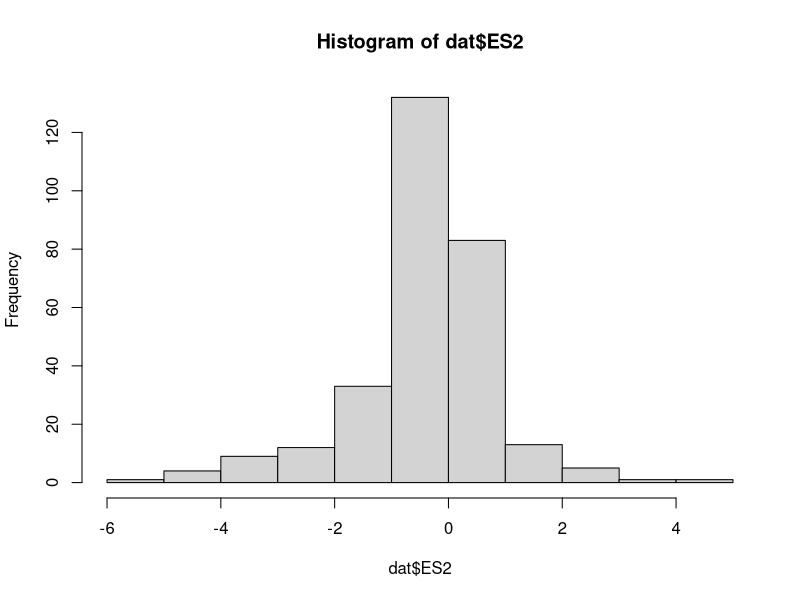
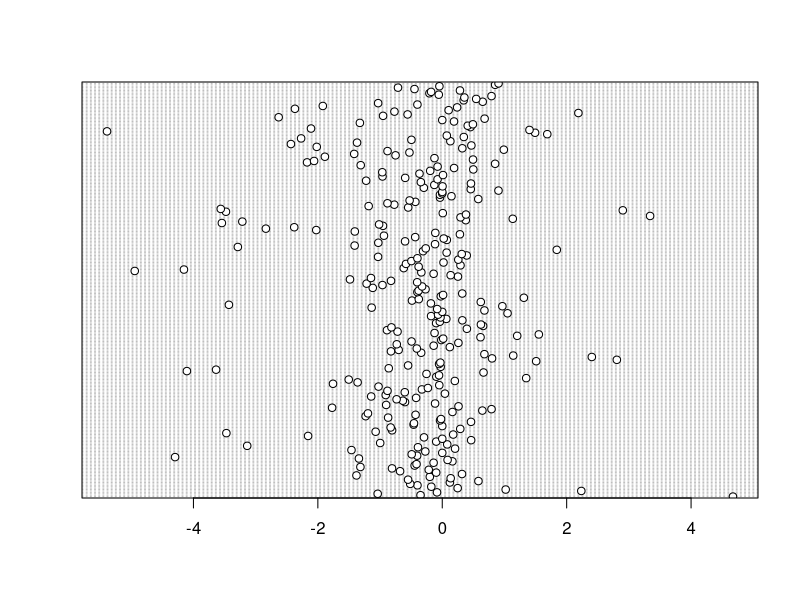
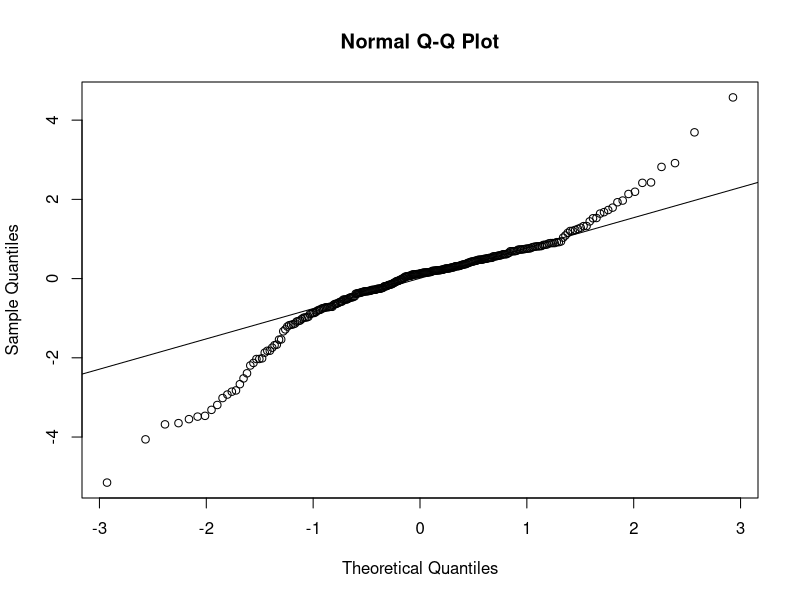

Here is the R script that generated these plots, in order: (Note: this script raises an error after producing the figures.)
## Meta-analysis


# This script performs the meta-analysis

## Functions--------------------------------------------
library(rio)
library(metafor)
library(dplyr)
library(ggplot2)
library(tidyr)
library(reshape2)


countstudies <- 
  function(dat, ...){
    return(dat %>% 
             group_by(.dots = lazyeval::lazy_dots(...)) %>% 
             summarize(no.stu = countlevels(ID), no.obs = n()))
  }

'%notin%' <- function(x,y)!('%in%'(x,y))

countlevels <- function(x){
  return(length(levels(as.factor(x))))
}

## Data --------------------------------------------
dat <- read.csv("Output/EffectSizes.csv")
dat$ObsID <- factor(1 : nrow(dat))

### remove NAs
dat <- dat[!is.na(dat$ES2),]
dat <- dat[!is.na(dat$VarES2),]

# aggregate community metrics into broader categories
dat$BiodivMetricBroad <- factor(ifelse(dat$BiodivMetric %in% c("Diversity indices", "Evenness indices", "Richness"), "Diversity", "Abundance & Biomass"))


# create BodyTrait for organisms with soft body vs exoskeleton
dat <- dat %>% mutate(BodyTrait = factor(
  ifelse(TaxaGroupGSBA %in% c("Earthworms", "Enchytraeids", "Nematodes","Oligochaetes"), "Soft body", 
         ifelse(TaxaGroupGSBA %in% c("Macrofauna", "Soil fauna"), NA,
                "Exoskeleton"))))

# Data distribution
hist(dat$ES2)
dotchart(dat$ES2)


## Hypotheses 1 - General model ----------------------------
# First model investigates response of abundance-biomass and diversity-richness to different pesticides.

res1 <- rma.mv(yi = ES2, V = VarES2, mods =~ PesticideType*BiodivMetricBroad, 
               random =~ 1|ID/ObsID, 
               dat = dat)

res1

# model is not significant: QM(df = 9) = 15.2782, p-val = 0.0836
anova(res1)

# test interaction with LRT
res1_interaction <- rma.mv(yi = ES2, V = VarES2, mods =~ PesticideType*BiodivMetricBroad, random =~ 1|ID/ObsID, dat = dat, method = "ML")

res1_noint <- rma.mv(yi = ES2, V = VarES2, mods =~ PesticideType+BiodivMetricBroad,random =~ 1|ID/ObsID, dat = dat, method = "ML")

anova(res1_interaction, res1_noint)  # LRT 3.4300; p = 0.4886= no significant interaction

# interaction not significant, refine model
res1f <- rma.mv(yi = ES2, V = VarES2, mods =~ PesticideType+BiodivMetricBroad, 
                random =~ 1|ID/ObsID,
                dat = dat)

# test main effect of pesticide type: QM(df = 4) = 8.3450, p-val = 0.0797
anova(res1f, btt=c(2:5))

# test main effect of biodiversity metric: QM(df = 1) = 3.9402, p-val = 0.0471
anova(res1f, btt=c(6))


# get estimates
res1ff <- rma.mv(yi = ES2, V = VarES2, mods =~ PesticideType+BiodivMetricBroad-1, 
                random =~ 1|ID/ObsID,
                dat = dat)
res1ff

# get marginal mean across, correcting for actual proportions of studies in different categories of moderators
# ref http://www.metafor-project.org/doku.php/tips:computing_adjusted_effects
# ref https://stat.ethz.ch/pipermail/r-sig-meta-analysis/2019-January/001396.html
colMeans(model.matrix(res1f))[-1]
predict(res1f, newmods = colMeans(model.matrix(res1f))[-1]) # is slightly lower than the overall mean from a null model. 

# get mean effect sizes across combination
coef(res1ff)[1:5]+coef(res1ff)[6]

# multisubstance ab vs div
predict(res1f, newmods = rbind(c(0,0,0,1,0),
                               c(0,0,0,1,1)))

# for fungicide ab vs diversity
predict(res1f, newmods=rbind(c(1,0,0,0,0),
                             c(1,0,0,0,1)), addx=TRUE)   

# for herbicides ab vs diversity
predict(res1f, newmods=rbind(c(0,1,0,0,0),
                             c(0,1,0,0,1)), addx=TRUE)   

# for insecticides ab vs diversity
predict(res1f, newmods=rbind(c(0,0,1,0,0),
                             c(0,0,1,0,1)), addx=TRUE)   

# for broad spectrum ab vs diversity
predict(res1f, newmods=rbind(c(0,0,0,0,0),
                             c(0,0,0,0,1)), addx=TRUE)   


# some deviation from normality detected for high values but a large number of points on the qq line
qqnorm(residuals(res1f))
qqline(residuals(res1f))


# standardized deleted residuals (recommended by Viechtbauer: https://www.wvbauer.com/lib/exe/fetch.php/articles:viechtbauer2021a.pdf)

# with rma.mv better to parallelize
# parallel::detectCores() # check no. available cores on the local machine
# library(parallel)
# sdr.res1f <- rstudent.rma.mv(res1f, cluster = dat$ID, parallel = "snow", ncpus = 2)

# qqplot of standardized deleted residuals show that most data fall close to the reference line
# qqnorm(sdr.res1f$obs$resid)
# qqline(sdr.res1f$obs$resid)

# # cook's distance
# outliers <- cooks.distance(res1f, parallel = "snow", ncpus = 2)
# plot(outliers, type="o", pch=19, xlab="Observed Outcome", ylab="Cook's Distance")
# # one observation has higher cook's distance: observation 204
# outliers[outliers>0.6]
# 
# dat[204,] #maybe because is a positive effect size of herbicides that removing it has strong influence on the model.
# 
# # excluding influential observation 204 yields similar results
# res1f.out <- rma.mv(yi = ES2, V = VarES2, mods =~ PesticideType+BiodivMetricBroad, 
#                     random =~ 1|ID/ObsID,
#                     dat = dat[-204,])


# ## with clusters per study ID
# outlierscluster <- cooks.distance(res1f, cluster = dat$ID, parallel = "snow", ncpus = 2)
# plot(outlierscluster, type="o", pch=19, xlab="Study", ylab="Cook's Distance", xaxt="n")
# axis(side=1, at=seq_along(outlierscluster), labels=as.numeric(names(outlierscluster)))
# # shows that three studies are influential: 
# 
# outlierscluster[outlierscluster>1]
# 
# dat[dat$ID=="1061",] # another herbicide study
# 
# # excluding influential study 1061 yields similar results
# res1f.out <- rma.mv(yi = ES2, V = VarES2, mods =~ PesticideType+BiodivMetricBroad, 
#                     random =~ 1|ID/ObsID,
#                     dat = dat[dat$ID!="1061",])



### Supplement table with model results-----
write.csv(coef(summary(res1f)), "Output/ModelResults/Model1_Overall_coefs.csv")
write.csv(data.frame(sigma  = res1f$s.names, estim =  res1f$sigma2, n.levels = res1f$s.nlevels), "Output/ModelResults/Model1_Overall_sigmas.csv")
write.csv(data.frame(QE = res1f$QE, pvalue= res1f$QEp, row.names = "Test for Residual Heterogeneity:"), "Output/ModelResults/Model1_Overall_QE.csv")



### Publication bias -------------
# funnel plot indicates could be publication bias issue
funnel(res1f, level=c(90, 95, 99), shade=c("white", "gray", "darkgray"), refline=0)


# Egger test for publication bias: intercept differ from 0 at p = 0.1?
# standardized effect sizes (E*) 
dat$std.es.B <- dat$ES2/sqrt(dat$VarES2)

# standard errors (SE)
dat$se.es.B <-  sqrt(dat$VarES2)

# precision (1/SE)
dat$precision.es.B <- 1/dat$se.es.B

# Egger's regressions : E* vs. 1/SE and incoporating the main covariate
eggerreg <- rma.mv(std.es.B, VarES2, 
                   random =  ~ 1 | ID/ObsID,
                   data = dat,
                   mods =~ PesticideType*precision.es.B+BiodivMetricBroad*precision.es.B)

eggerreg  # shows that none of the intercepts differ from 0: no significant asymetry

# Make table for the supplement
suptable <- data.frame(estimate = eggerreg$b, se = eggerreg$se, pval = eggerreg$pval, CI.l = eggerreg$ci.lb, CI.u = eggerreg$ci.ub)

write.csv(suptable, "Tables/SupplTable_EggersRegression.csv")


### 1.2. Post-hoc analyses: pesticide type 4 levels---------
## Recode pesticide type according to H1.2: multiple vs single, vs single broad and single insecticides

dat$PesticideType2 <- factor(
  ifelse(dat$PesticideType =="BroadSpectrum", "BroadSpectrum", 
         ifelse(dat$PesticideType == "MultiSubstance", "MultiSubstance", 
                ifelse(dat$PesticideType == "Insecticide", "Single_Insecticide", 
                       "Single_NotInsecticide"))))
countstudies(dat, PesticideType2, BiodivMetricBroad, PesticideType)


res1.2 <- rma.mv(yi = ES2, V = VarES2, mods =~ PesticideType2*BiodivMetricBroad, 
                 random =~ 1|ID/ObsID, 
                 dat = dat)

res1.2

# model is significant: QM(df = 7) = 14.0229, p-val = 0.0508
anova(res1.2)

# test interaction with LRT
res1.2_interaction <- rma.mv(yi = ES2, V = VarES2, mods =~ PesticideType2*BiodivMetricBroad, random =~ 1|ID/ObsID, dat = dat, method = "ML")

res1.2_noint <- rma.mv(yi = ES2, V = VarES2, mods =~ PesticideType2+BiodivMetricBroad,random =~ 1|ID/ObsID, dat = dat, method = "ML")

anova(res1.2_interaction, res1.2_noint)  # LRT 2.2993  p = 0.5126 no significant interaction

# interaction not significant, refine model
res1.2f <- rma.mv(yi = ES2, V = VarES2, mods =~ PesticideType2+BiodivMetricBroad, 
                  random =~ 1|ID/ObsID,
                  dat = dat)

# test main effect of pesticide type: signif. QM(df = 3) = 8.2013, p-val = 0.0420
anova(res1.2f, btt=c(2:4))

# test main effect of biodiversity metric: QM(df = 1) = 4.0111, p-val = 0.0452
anova(res1.2f, btt=c(5))


# get estimates
res1.2ff <- rma.mv(yi = ES2, V = VarES2, mods =~ PesticideType2+BiodivMetricBroad-1, 
                   random =~ 1|ID/ObsID,
                   dat = dat)
res1.2ff

# get marginal mean across, correcting for actual proportions of studies in different categories of moderators
predict(res1.2f, newmods = colMeans(model.matrix(res1.2f))[-1]) # 

# get mean effect sizes across combination
coef(res1.2ff)[1:4]+coef(res1.2ff)[5]

# multisubstance ab vs div
predict(res1.2f, newmods = rbind(c(1,0,0,0),
                                 c(1,0,0,1)), addx = TRUE)

# for fungicide + herbicides ab vs diversity
predict(res1.2f, newmods=rbind(c(0,0,1,0),
                               c(0,0,1,1)), addx=TRUE)   

# for insecticides ab vs diversity
predict(res1.2f, newmods = rbind(c(0,1,0,0),
                                 c(0,1,0,1)), addx = TRUE)  

# for broad spectrum ab vs diversity
predict(res1.2f, newmods=rbind(c(0,0,0,0),
                               c(0,0,0,1)), addx=TRUE)   


### Supplement table with model results-----
write.csv(coef(summary(res1.2f)), "Output/ModelResults/Model1.2_PestiTypes_coefs.csv")
write.csv(data.frame(sigma  = res1.2f$s.names, estim =  res1.2f$sigma2, n.levels = res1.2f$s.nlevels), "Output/ModelResults/Model1.2_PestiTypes_sigmas.csv")
write.csv(data.frame(QE = res1.2f$QE, pvalue= res1.2f$QEp, row.names = "Test for Residual Heterogeneity:"), "Output/ModelResults/Model1.2_PestiTypes_QE.csv")



## Hypotheses 2 - Effect of Exposure types------------------

### 2.1.RECOMMENDED RATES-----------------------

summary(dat$RecommendedRate)
countstudies(dat, RecommendedRate)

# keep only observations at recommended rate for the analysis
datrr <- dat[which(dat$RecommendedRate == "at recommended rate"),]

countstudies(datrr)  # 31 studies
countstudies(datrr, PesticideType)  # few studies for fungicides
countstudies(datrr, BodySizeCat) # balanced body size categories
countstudies(datrr, PesticideType, BodySizeCat) # for fungicides we have only mesofauna
countstudies(datrr, PesticideType, BiodivMetricBroad) # div and ab represented although very few div obs

# other moderators
countstudies(datrr, TaxaGroupGSBA) # all main groups represented
countstudies(datrr, TemporalExtent) # ok
countstudies(datrr, RepeatedApplication) # ok


# model by pesticide type
res2.1f <- rma.mv(yi = ES2, V = VarES2, mods =~ PesticideType, 
               random =list(~1|ID/ObsID, ~1|BiodivMetricBroad),#~1|ID/ObsID, 
               dat = datrr)

res2.1f

# model is ns QM(df = 4) = 7.4444, p-val = 0.1142
anova(res2.1f)


# some deviation from normality detected for lowest values
qqnorm(resid(res2.1f))
qqline(resid(res2.1f))


# Calculate marginal mean effect size
colMeans(model.matrix(res2.1f))[-1] # proportions of each category, intercept left out by default
predict(res2.1f, newmods = colMeans(model.matrix(res2.1f))[-1]) #marginal mean overall, close to the main analysis



### Supplement table with model results-----
write.csv(coef(summary(res2.1f)), "Output/ModelResults/Model2.1_RecoRate_coefs.csv")
write.csv(data.frame(sigma  = res2.1f$s.names, estim =  res2.1f$sigma2, n.levels = res2.1f$s.nlevels), "Output/ModelResults/Model2.1_RecoRate_sigmas.csv")
write.csv(data.frame(QE = res2.1f$QE, pvalue= res2.1f$QEp, row.names = "Test for Residual Heterogeneity:"), "Output/ModelResults/Model2.1_RecoRate_QE.csv")


### 2.2. TEMPORAL EXTENT ------------------------------

# no long term studies for broad spectrum
countstudies(dat, PesticideType, TemporalExtent)

# subset data for analysis
dattempo <- dat %>% filter(PesticideType != "BroadSpectrum") %>% droplevels()

# count studies
countstudies(droplevels(dattempo)); countstudies(dat)

# make contingency tables of all moderators
countstudies(dattempo, PesticideType, TemporalExtent)
countstudies(dattempo, PesticideType, TemporalExtent, BiodivMetricBroad) %>% as.data.frame() # short term studies insecticides = only abundance
countstudies(dattempo, PesticideType, TemporalExtent, BodySizeCat) %>% as.data.frame() # fungicides x years= only microfauna; + microfauna absent from many factor level combinations; 
countstudies(dattempo, PesticideType,TemporalExtent, RepeatedApplication)%>% as.data.frame() # herbicide long term = only multiple applications.
countstudies(dattempo, TemporalExtent, RepeatedApplication)%>% as.data.frame() # most long term are repeated applic while short term are single applic


## model
res2.2 <- rma.mv(yi = ES2, V = VarES2, mods =~ PesticideType*TemporalExtent, 
               random =list(~1|ID/ObsID, ~1|BiodivMetricBroad),#~1|ID/ObsID, 
               dat = dattempo)
res2.2

# model is ns
anova(res2.2)

# test interaction with LRT
res2.2_interaction <- rma.mv(yi = ES2, V = VarES2, mods =~ PesticideType*TemporalExtent, random = list(~1|ID/ObsID, ~1|BiodivMetricBroad), dat = dattempo, method = "ML")

res2.2_noint <- rma.mv(yi = ES2, V = VarES2, mods =~ PesticideType+TemporalExtent,random = list(~1|ID/ObsID, ~1|BiodivMetricBroad), dat = dattempo, method = "ML")

anova(res2.2_interaction, res2.2_noint)  # LRT (df = 6) 7.8323  p = 0.2506 = no significant interaction

# interaction not significant, refine model
res2.2f <- rma.mv(yi = ES2, V = VarES2, mods =~ PesticideType+TemporalExtent, 
                random = list(~1|ID/ObsID, ~1|BiodivMetricBroad),
                dat = dattempo)

# test main effect of tempo: QM(df = 2) = 1.2622, p-val = 0.5320, ns
anova(res2.2f, btt=c(5:6))

# test main effect of pesticide type QM(df = 3) = 3.7512, p-val = 0.2896, ns
anova(res2.2f, btt=c(2:4))

# derive mean effect sizes: multisub days and years have negative significant mean effects
predict(res2.2f, newmods = rbind(c(0,0,0,0,0),
                               c(0,0,0,1,0),
                               c(0,0,0,0,1), 
                               
                               c(1,0,0,0,0),
                               c(1,0,0,1,0),
                               c(1,0,0,0,1),
                               
                               c(0,1,0,0,0),
                               c(0,1,0,1,0),
                               c(0,1,0,0,1),
                               
                               c(0,0,1,0,0),
                               c(0,0,1,1,0),
                               c(0,0,1,0,1)),
        addx = TRUE)


# model without pesticide types: years have negative effect size overall
res2.2ff <- rma.mv(yi = ES2, V = VarES2, mods =~ TemporalExtent-1, 
                 random = list(~1|ID/ObsID, ~1|BiodivMetricBroad),
                 dat = dattempo)
res2.2ff




### Supplement table with model results-----
write.csv(coef(summary(res2.2f)), "Output/ModelResults/Model2.2_Tempo_coefs.csv")
write.csv(data.frame(sigma  = res2.2f$s.names, estim =  res2.2f$sigma2, n.levels = res2.2f$s.nlevels), "Output/ModelResults/Model2.2_Tempo_sigmas.csv")
write.csv(data.frame(QE = res2.2f$QE, pvalue= res2.2f$QEp, row.names = "Test for Residual Heterogeneity:"), "Output/ModelResults/Model2.2_Tempo_QE.csv")




## Hypotheses 3 - Effect of functional traits---------------

### 3.1. BODY SIZE ----------------

# subset of the data with body size categories
datbody <- dat %>% filter(BodySizeCat %in% c("Macrofauna", "Mesofauna", "Microfauna")) %>% droplevels()

countstudies(datbody); countstudies(dat)

# countstudies: cannot test broad spectrum-macrofauna (n = 1 study); herbicide-microfauna only has (n = 2 studies)
countstudies(datbody, BodySizeCat, PesticideType)
countstudies(datbody, BodySizeCat, BiodivMetricBroad)

# remove broad spectrum data
datbody <- datbody %>% filter(PesticideType != "BroadSpectrum")

# check sample size and independence moderators
countstudies(datbody)  # 47 studies
countstudies(datbody, PesticideType)  # ok
countstudies(datbody, BodySizeCat) # balanced body size categories
countstudies(datbody, BodySizeCat, PesticideType) # ok
countstudies(datbody, BodySizeCat, BiodivMetricBroad) # ok
countstudies(datbody, BodySizeCat, PesticideType, BiodivMetricBroad) %>% as.data.frame() # not all factor level combos are represented, some pesticides types don't have diversity observations


# other moderators
countstudies(datbody, TaxaGroupGSBA) # all main groups represented
countstudies(datbody, TemporalExtent) # ok
countstudies(datbody, RepeatedApplication) # ok

# body size cat correlated to other moderators?
countstudies(datbody, BodySizeCat, TemporalExtent) # ok
countstudies(datbody, BodySizeCat, RepeatedApplication) # ok
countstudies(datbody, BodySizeCat, RecommendedRate) # ok


# model 
res3.1 <- rma.mv(yi = ES2, V = VarES2, mods =~ PesticideType*BodySizeCat, 
               random =list(~1|ID/ObsID, ~1|BiodivMetricBroad),#~1|ID/ObsID, 
               dat = datbody)

res3.1

# model is ns
anova(res3.1)

# test interaction with LRT
res3.1_interaction <- rma.mv(yi = ES2, V = VarES2, mods =~ PesticideType*BodySizeCat, random = list(~1|ID/ObsID, ~1|BiodivMetricBroad), dat = datbody, method = "ML")

res3.1_noint <- rma.mv(yi = ES2, V = VarES2, mods =~ PesticideType+BodySizeCat,random = list(~1|ID/ObsID, ~1|BiodivMetricBroad), dat = datbody, method = "ML")

anova(res3.1_interaction, res3.1_noint)  # LRT 5.4484 p = 0.4877 = no significant interaction

# interaction not significant, refine model
res3.1f <- rma.mv(yi = ES2, V = VarES2, mods =~ PesticideType+BodySizeCat, 
                random = list(~1|ID/ObsID, ~1|BiodivMetricBroad),
                dat = datbody)

# test main effect of pesticide type: QM(df = 3) = 4.6536, p-val = 0.1990
anova(res3.1f, btt=c(2:4))

# test main effect of body size: QM(df = 2) = 2.4121, p-val = 0.2994
anova(res3.1f, btt=c(5:6))

# some deviation from normality detected for high values
qqnorm(resid(res3.1f))
qqline(resid(res3.1f))


### Supplement table with model results-----
write.csv(coef(summary(res3.1f)), "Output/ModelResults/Model3.1_BodySize_coefs.csv")
write.csv(data.frame(sigma  = res3.1f$s.names, estim =  res3.1f$sigma2, n.levels = res3.1f$s.nlevels), "Output/ModelResults/Model3.1_BodySize_sigmas.csv")
write.csv(data.frame(QE = res3.1f$QE, pvalue= res3.1f$QEp, row.names = "Test for Residual Heterogeneity:"), "Output/ModelResults/Model3.1_BodySize_QE.csv")




### 3.2. EXOSKELETON-----------------------------------

# subset of the data with body traits: 5 studies removed
datsoft <- dat %>% filter(!is.na(BodyTrait)) %>% droplevels()

countstudies(datsoft); countstudies(dat)

# countstudies: enough studies to test
countstudies(datsoft, PesticideType, BodyTrait)


# check sample size and independence moderators
countstudies(datsoft)  # 47 studies
countstudies(datsoft, PesticideType)  # ok
countstudies(datsoft, BodyTrait) # balanced body size categories
countstudies(datsoft, PesticideType, BodyTrait) # ok
countstudies(datsoft, PesticideType, BodyTrait, BiodivMetricBroad) %>% as.data.frame() # not all factor level combos are represented, broad spectrum don't have have diversity observations for exoskeleton organisms

# other moderators
countstudies(datsoft, TemporalExtent) # ok
countstudies(datsoft, RepeatedApplication) # ok

# body size cat correlated to other moderators?
countstudies(datsoft, BodyTrait, TemporalExtent) # ok
countstudies(datsoft, BodyTrait, RepeatedApplication) # ok
countstudies(datsoft, BodyTrait, RecommendedRate) # ok


# model
res3.2 <- rma.mv(yi = ES2, V = VarES2, mods =~ PesticideType*BodyTrait, 
               random =list(~1|ID/ObsID, ~1|BiodivMetricBroad),#~1|ID/ObsID, 
               dat = datsoft)

res3.2

# model is ns
anova(res3.2)


# test interaction with LRT
res3.2_interaction <- rma.mv(yi = ES2, V = VarES2, mods =~ PesticideType*BodyTrait, random = list(~1|ID/ObsID, ~1|BiodivMetricBroad), dat = datsoft, method = "ML")

res3.2_noint <- rma.mv(yi = ES2, V = VarES2, mods =~ PesticideType+BodyTrait,random = list(~1|ID/ObsID, ~1|BiodivMetricBroad), dat = datsoft, method = "ML")

anova(res3.2_interaction, res3.2_noint)  # LRT (df = 4) 3.2919 p = 0.5102 = no significant interaction

# interaction not significant, refine model
res3.2f <- rma.mv(yi = ES2, V = VarES2, mods =~ PesticideType+BodyTrait, 
                random = list(~1|ID/ObsID, ~1|BiodivMetricBroad),
                dat = datsoft)

# test main effect of pesticide type: significant p = 0.0447
anova(res3.2f, btt=c(2:5))

# test main effect of body trait: QM(df = 1) = 1.1116, p-val = 0.2917, ns
anova(res3.2f, btt=c(6))

# some deviation from normality detected for high values
qqnorm(resid(res3.2f))
qqline(resid(res3.2f))



### Supplement table with model results-----
write.csv(coef(summary(res3.2f)), "Output/ModelResults/Model3.2_Exoskeleton_coefs.csv")
write.csv(data.frame(sigma  = res3.2f$s.names, estim =  res3.2f$sigma2, n.levels = res3.2f$s.nlevels), "Output/ModelResults/Model3.2_Exoskeleton_sigmas.csv")
write.csv(data.frame(QE = res3.2f$QE, pvalue= res3.2f$QEp, row.names = "Test for Residual Heterogeneity:"), "Output/ModelResults/Model3.2_Exoskeleton_QE.csv")




## Supplementary analyses-----------------------------------------------------

## 1. Specific pesticides------------

### GLYPHO ------------

# filter studies applying glypho, alone or in combination
dgly <- dat %>% filter(grepl("glyphosate", PollutionNameCorrected))

countstudies(dgly)
countstudies(dgly, PesticideType)
countstudies(dgly, PesticideType, BiodivMetricBroad)
countstudies(dgly, PesticideType, TemporalExtent)
countstudies(dgly, PesticideType, RepeatedApplication)
countstudies(dgly, PesticideType, TaxaGroupGSBA)  # mostly earthworms


resgly <- rma.mv(yi = ES2, V = VarES2, mods =~ PesticideType-1, 
                 random =list(~1|ID/ObsID, ~1|BiodivMetricBroad), 
                 dat = dgly)
resgly
# no difference between glypho alone or in combo with other substances (QM(df = 2) = 1.3594, p-val = 0.5068)
# effect size more negative of glypho alone, but ns. (-0.49)


###  NEONICS -------------------------------
summary(dat$Neonicotinoid) # 38 observations

countstudies(dat, PesticideType,Neonicotinoid)

datneo <- dat %>% filter(Neonicotinoid=="yes")

countstudies(datneo) # 9 studies
countstudies(datneo, PesticideType) # 5 with multisub, 6 neonics alone
countstudies(datneo, SeedCoating, PesticideType)
countstudies(datneo, TaxaGroupGSBA)
countstudies(datneo, TemporalExtent) 
countstudies(datneo, RepeatedApplication) 
countstudies(datneo, BiodivMetricBroad) 


# model
resneo <- rma.mv(yi = ES2, V = VarES2, mods =~ PesticideType-1, 
                 random =list(~1|ID/ObsID, ~1|BiodivMetricBroad), 
                 dat = datneo)
resneo



## 2. Temporal effect of single insecticide applications----

# we can test temporal effect of single insecticide application only (n >=2 studies)
countstudies(dat, RepeatedApplication, PesticideType, TemporalExtent)

# subset data for analysis
datinstemp <- dat %>% filter(PesticideType == "Insecticide" & RepeatedApplication == "single") %>% droplevels()

# count studies: n = 14; 103
countstudies(droplevels(datinstemp)); countstudies(dat)

# contingency tables reveal uneven diversity representation
countstudies(datinstemp, TemporalExtent)
countstudies(datinstemp, TemporalExtent, BodySizeCat) %>% as.data.frame() # all body size represented 
countstudies(datinstemp, TemporalExtent, BiodivMetricBroad) %>% as.data.frame() # diversity observations as only present in the mid-term category

# subset data for analysis
datinstemp2 <- dat %>% filter(PesticideType == "Insecticide" & RepeatedApplication == "single" & BiodivMetricBroad == "Abundance & Biomass") %>% droplevels()

# count studies: n = 12; 89
countstudies(droplevels(datinstemp2)); countstudies(dat)

# make contingency tables of all moderators
countstudies(datinstemp2, TemporalExtent)
countstudies(datinstemp2, TemporalExtent, BodySizeCat) %>% as.data.frame() # now no more microfauna in the long term studies
countstudies(datinstemp2, TemporalExtent, TaxaGroupGSBA) %>% as.data.frame() # taxonomic breadth of mid-term studies smaller than for short- and long-term

levels(droplevels(datinstemp2$PollutionNameCorrected))  # type of insecticides 
countstudies(datinstemp2, TemporalExtent, PollutionNameCorrected)  # long term studies only address one insecticide (diflubenzuron): hard to generalize from this

resinstemp2 <- rma.mv(yi = ES2, V = VarES2, mods =~ TemporalExtent, 
                 random = ~1|ID/ObsID,
                 dat = datinstemp2)
resinstemp2

# model is not significant : QM(df = 2) = 3.0112, p-val = 0.2219
anova(resinstemp2)

# mean effect sizes: stronger negative effects on the short term
resinstemp2p <- rma.mv(yi = ES2, V = VarES2, mods =~ TemporalExtent-1, 
                      random = ~1|ID/ObsID,
                      dat = datinstemp2)
resinstemp2p


# 3. Recommended rates vs diversity/abundance-------

# data exploration following HRP comment about pop declines vs mortality at recommended rates: 
# I tested if reco rates affected div and abundance differently overall (although hard to generalize due to few studies)
# I found similar trend with stronger negative effects of reco rates on diversity than abundance, although the difference is not statistically significant.

summary(dat$RecommendedRate)


# keep only observations at recommended rate for the analysis
datrr <- dat[which(dat$RecommendedRate == "at recommended rate"),]

countstudies(datrr, BiodivMetricBroad)
countstudies(datrr, BiodivMetricBroad, PesticideType)


# overall comparison of div and ab under reco rates still shows negative response of diversity
resexplo <- rma.mv(yi = ES2, V = VarES2, mods =~ BiodivMetricBroad-1, 
                   random = ~1|ID/ObsID,
                   dat = datrr)
resexplo


# but not when filtering out broad spectrum and fungicides
resexplo <- rma.mv(yi = ES2, V = VarES2, mods =~ BiodivMetricBroad-1,
                   random = ~1|ID/ObsID,
                   dat = datrr %>%  filter(PesticideType %in% c("Herbicide", "Insecticide", "MultiSubstance")))
resexplo


# with pesticide type (but  n = 1 studies for fungi and broad spec)
resexplo <- rma.mv(yi = ES2, V = VarES2, mods =~ PesticideType+BiodivMetricBroad, 
                   random = ~1|ID/ObsID,
                   dat = datrr)
resexplo

anova(resexplo) # model is significant p : 0.0436

# main effect of pesticide type: p = 0.04, signif
anova(resexplo, btt=c(2:5))

# test main effect of diversity/ab: p = 0.13, ns
anova(resexplo, btt=c(6))

# get mean effect sizes across combination
resexplo <- rma.mv(yi = ES2, V = VarES2, mods =~ PesticideType+BiodivMetricBroad-1, 
                   random = ~1|ID/ObsID,
                   dat = datrr)

# despite ns, effect sizes for diversity are much lower
data.frame(Ab = coef(resexplo)[1:5],  # abundance
           Div = coef(resexplo)[1:5]+coef(resexplo)[6]) # diversity




# removing broad spectrum and fungicide that have few studies
resexplo2 <- rma.mv(yi = ES2, V = VarES2, mods =~ PesticideType+BiodivMetricBroad, 
                   random = ~1|ID/ObsID,
                   dat = datrr %>%  filter(PesticideType %in% c("Herbicide", "Insecticide", "MultiSubstance")))
resexplo2

anova(resexplo2) # model is merely significant p : 0.0528

# main effect of pesticide type: p = 0.04, signif
anova(resexplo2, btt=c(2:3))

# test main effect of diversity/ab: p = 0.35, ns
anova(resexplo, btt=c(4))

# get mean effect sizes across combination
resexplo2 <- rma.mv(yi = ES2, V = VarES2, mods =~ PesticideType+BiodivMetricBroad-1, 
                   random = ~1|ID/ObsID,
                   dat = datrr %>%  filter(PesticideType %in% c("Herbicide", "Insecticide", "MultiSubstance")))

# despite ns, effect sizes for diversity are much lower
data.frame(Ab = coef(resexplo2)[1:3],  # abundance
           Div = coef(resexplo2)[1:3]+coef(resexplo2)[4]) # diversity


# Splitting by pesticides when we have enough studies shows that
# insecticides and multiple substances have negative effects at recommended rates on diversity, not abundance.

# herbicide ab vs. div: mean effect sizes are ns
predict(resexplo2, newmods = rbind(c(1,0,0,0),
                                   c(1,0,0,1)))
# insecticides ab vs. div: mean effect size on div is significant
predict(resexplo2, newmods = rbind(c(0,1,0,0),
                                   c(0,1,0,1)))
# multiple substances ab vs. div: mean effect size on div is significant
predict(resexplo2, newmods = rbind(c(0,0,1,0),
                                   c(0,0,1,1)))

## 4. Compare multiple substances impacts when involve several types of pesticides versus mixtures of the same type-----------------

# data exploration

datamulti <- dat %>% 
  filter(PesticideType == "MultiSubstance") %>% droplevels()

# pesticides names
summary(datamulti$PollutionNameCorrected)

# extract pollutant names and split them in different columns
ms_pestinames <- datamulti %>% 
  select(NameOfPDF, ID, ObsID, PesticideType, PollutionNameCorrected) %>%   separate(PollutionNameCorrected, as.character(c(1:18)))

head(ms_pestinames)

# match pesticide type based on our pesticide database
# pestidatabase <- read.csv("Tables/SuppTabl_PestiCategories.csv")
# write.csv(ms_pestinames, "Output/MultiSubstance_PesticidesIdentities.csv")

# manual extraction of pesticide types for each substance in the pesticide combination
ms_database <- import("Output/MultiSubstance_PesticidesIdentitiesAndTypes.xlsx")

# keep only relevant column
ms_database <- ms_database[,c(1:3,5)]
str(ms_database)

# change factors
ms_database$ObsID <- as.factor((ms_database$ObsID))
ms_database$NameOfPDF <- as.factor(as.character(ms_database$NameOfPDF))

# bind the two datasets
datamulti2 <- left_join(datamulti, ms_database, by = c("NameOfPDF","ID","ObsID"))

# count studies and observations
countstudies(datamulti2)

countstudies(datamulti2, MultiSubType)  # n = 7; 14 cover several pesticide types, n = 14; 48 observations of multiple substances of the same pesticide type; among them, herbicides clearly dominate.

countstudies(datamulti2, BiodivMetricBroad)
countstudies(datamulti2, TemporalExtent)
countstudies(datamulti2, BodySizeCat)
countstudies(datamulti2, RepeatedApplication)
countstudies(datamulti2, RecommendedRate)

# make contingency tables to see if we can estimate meaningful mean effect sizes contrasting mono and multi types
datamulti2$MultiSubType2 <- factor(ifelse(datamulti2$MultiSubType =="MultipleTypes", "MultipleTypes", "MonoType"))

countstudies(datamulti2, MultiSubType2, BiodivMetricBroad)
countstudies(datamulti2, MultiSubType2, TemporalExtent)
countstudies(datamulti2, MultiSubType2, BodySizeCat)
countstudies(datamulti2, MultiSubType2, RepeatedApplication)
countstudies(datamulti2, MultiSubType2, RecommendedRate)  # only mono type multisubstances studies apply at rates different than reco rates, so not fully comparable

# refine recommended rates
datamulti3 <- datamulti2 %>% filter(RecommendedRate == "at recommended rate")

countstudies(datamulti3, MultiSubType2, RecommendedRate, BiodivMetricBroad)

countstudies(datamulti3, MultiSubType2, MultiSubType) # mono type involve all pesticide categories, but herbicide dominate with 5 studies.

# derive the magnitude of the trend on combined div and ab
resmultionly4 <- rma.mv(yi = ES2, V = VarES2, mods =~ MultiSubType2, 
                          random =list(~1|ID/ObsID, ~1|BiodivMetricBroad), 
                          dat = datamulti3)

resmultionly4
